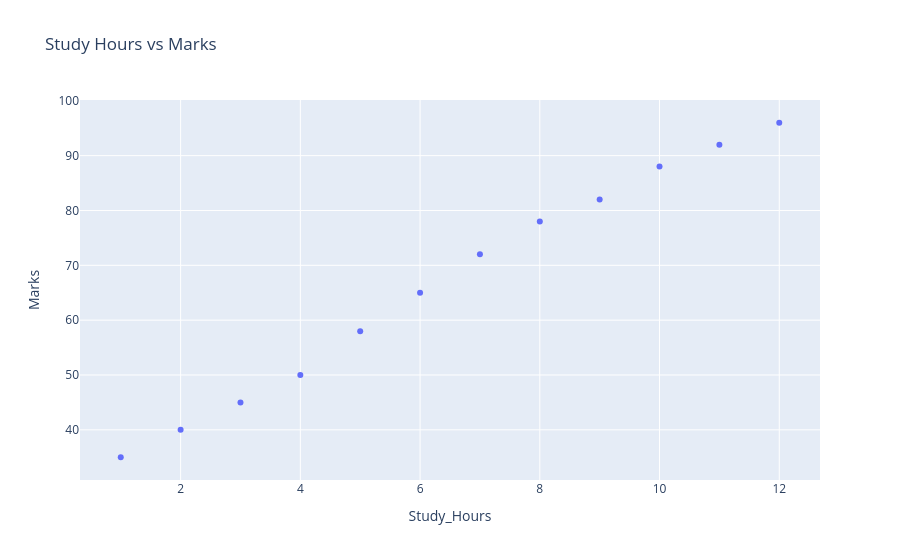

This figure's notebook cell:
### Markdown cell above
#### Plot 1

### Code cell
fig = px.scatter(
    df,
    x="Study_Hours",
    y="Marks",
    title="Study Hours vs Marks"
)

fig.show()

### Figure 1 — Plotly figure (JSON) as saved in the notebook; plotly's stock layout.template omitted (floating-point values rounded to 4 significant figures)
{"data": [{"hovertemplate": "Study_Hours=%{x}<br>Marks=%{y}<extra></extra>", "legendgroup": "", "marker": {"color": "#636efa", "symbol": "circle"}, "mode": "markers", "name": "", "orientation": "v", "showlegend": false, "type": "scatter", "x": [1, 2, 3, 4, 5, 6, 7, 8, 9, 10, 11, 12], "xaxis": "x", "y": [35, 40, 45, 50, 58, 65, 72, 78, 82, 88, 92, 96], "yaxis": "y"}], "layout": {"legend": {"tracegroupgap": 0}, "title": {"text": "Study Hours vs Marks"}, "xaxis": {"anchor": "y", "domain": [0, 1], "title": {"text": "Study_Hours"}}, "yaxis": {"anchor": "x", "domain": [0, 1], "title": {"text": "Marks"}}}}
